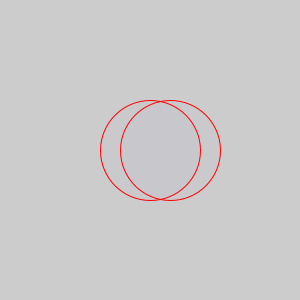
Frame 1 (no input)
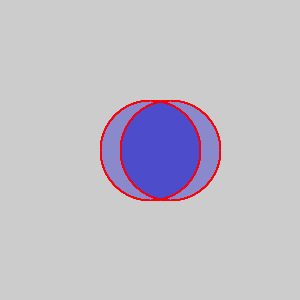
Frame 60 (the mouse pressed at the canvas centre just before this capture)
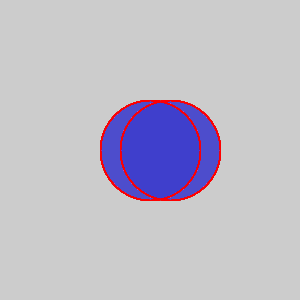
Frame 120 (the mouse held since frame 60 and released just before this capture)

The Processing sketch that drew these frames (run headless with seeded random() and noise(); from frame 60 on, the mouse is pressed at the canvas centre):

// Processing sketch: processing_109128
// ── processing_109128.pde

void setup()
{
      size(300, 300);
     
}

void draw()
{
  drawCircle();
}

void drawCircle()
{
stroke(255, 0, 0);
fill(0,0,255, 2);
ellipse(150, 150, 100, 100);
ellipse(170, 150, 100, 100);
}
